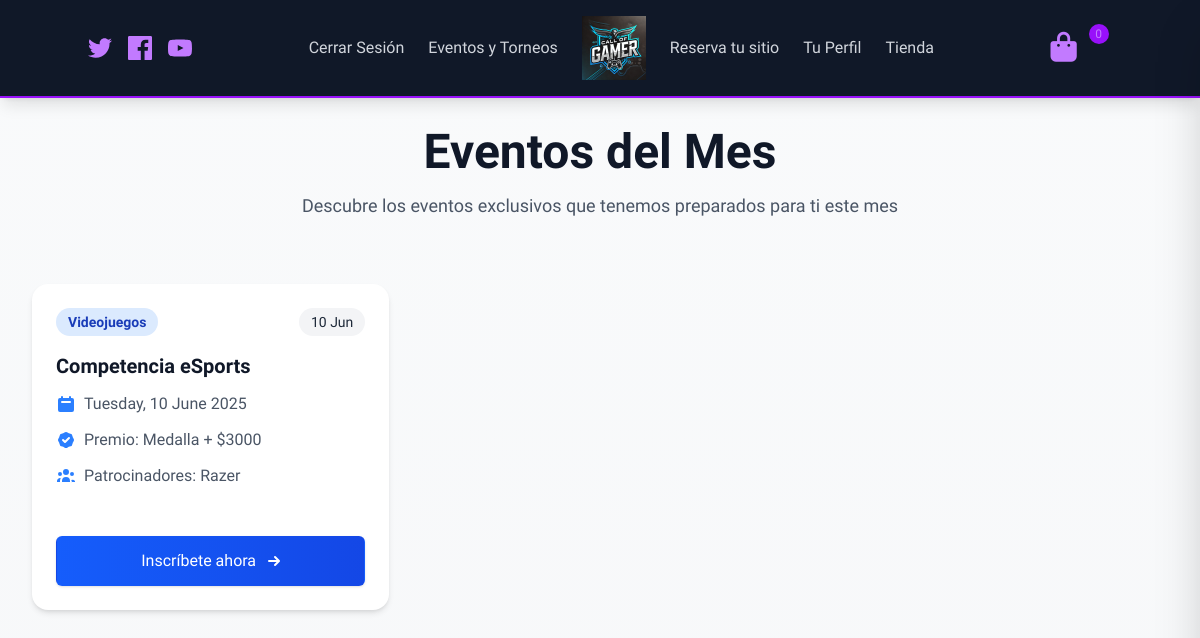
Screenshot of /Controlador/index.php?action=eventosUsuario (signed in) with the database file from the repository.
### tables this page shows
CREATE TABLE `evento` (
  `id_evento` int(11) NOT NULL,
  `nombre_evento` varchar(100) NOT NULL,
  `tipo_evento` varchar(50) NOT NULL,
  `fecha_evento` date NOT NULL,
  `premio` varchar(100) DEFAULT NULL,
  `patrocinadores` varchar(255) DEFAULT NULL
);

### Controlador/index.php (called while the page is built, shortened)
<?php
    function eventosUsuario() {
        require_once("../Modelos/evento.php");
        $mesActual = isset($_POST['mes']) ? $_POST['mes'] : date("m");
        $anioActual = isset($_POST['anio']) ? $_POST['anio'] : date("Y");
        $evento = new Evento();
        $eventos = $evento->obtenerEventosPorMes($anioActual, $mesActual);
        require_once("../vistas/cabeza.php");
        require_once("../vistas/eventosUsuarios.php");
    }
    if (isset($_REQUEST["action"])) {
        $action = strtolower($_REQUEST["action"]);
            $action();
    } else {
        inicio();
    }
?>

### Modelos/class.bd.php (called while the page is built, shortened)
<?php
class bd {
    public function __construct() {
        $this->conn=new mysqli("localhost",'root','' ,"tfg_pablo");
    }
    public function __get($nom){
        return $this->$nom;
    }
}
?>

### Modelos/evento.php (called while the page is built, shortened)
<?php
require_once("class.bd.php");
class Evento {
    public $conn;
    public function __construct() {
        $this->conn = new bd();
    }
    public function obtenerEventosPorMes($anio, $mes) {
        $fechaInicio = "$anio-$mes-01";
        $fechaFin = date("Y-m-t", strtotime($fechaInicio));
        $sentencia = "SELECT * FROM evento WHERE fecha_evento BETWEEN '$fechaInicio' AND '$fechaFin' ORDER BY fecha_evento";
        $consulta = $this->conn->__get("conn")->query($sentencia);
        $eventos = [];
        while ($fila = $consulta->fetch_assoc()) {
            $eventos[] = $fila;
        }
        return $eventos;
    }
}
?>

### Vistas/eventosUsuarios.php (the view, shortened to what this page needs)
<main class="min-h-screen bg-gradient-to-b from-gray-50 to-gray-100">
    <section class=" pt-32 pb-20 px-4 sm:px-6 lg:px-8">
        <div class="max-w-7xl mx-auto">
            <div class="text-center mb-16">
                <h1 class="text-4xl md:text-5xl font-extrabold text-gray-900 mb-4">Eventos del Mes</h1>
                <p class="text-lg text-gray-600 max-w-3xl mx-auto">Descubre los eventos exclusivos que tenemos preparados para ti este mes</p>
            </div>
            <?php if (empty($eventos)): ?>
                <div class="bg-white rounded-2xl shadow-sm p-8 text-center col-span-full">
                    <svg class="mx-auto h-16 w-16 text-gray-400" fill="none" viewBox="0 0 24 24" stroke="currentColor">
                        <path stroke-linecap="round" stroke-linejoin="round" stroke-width="1.5" d="M8 7V3m8 4V3m-9 8h10M5 21h14a2 2 0 002-2V7a2 2 0 00-2-2H5a2 2 0 00-2 2v12a2 2 0 002 2z" />
                    </svg>
                    <h3 class="mt-4 text-xl font-medium text-gray-900">No hay eventos programados</h3>
                    <p class="mt-2 text-gray-500">Revisa más tarde o contáctanos para más información.</p>
                    <div class="mt-6">
                        <a href="#" class="inline-flex items-center px-4 py-2 border border-transparent rounded-md shadow-sm text-sm font-medium text-white bg-blue-600 hover:bg-blue-700 focus:outline-none focus:ring-2 focus:ring-offset-2 focus:ring-blue-500">
                            <svg class="-ml-1 mr-2 h-5 w-5" xmlns="http://www.w3.org/2000/svg" viewBox="0 0 20 20" fill="currentColor">
                                <path fill-rule="evenodd" d="M18 10a8 8 0 11-16 0 8 8 0 0116 0zm-7-4a1 1 0 11-2 0 1 1 0 012 0zM9 9a1 1 0 000 2v3a1 1 0 001 1h1a1 1 0 100-2h-1V9z" clip-rule="evenodd" />
                            </svg>
                            Contactar
                        </a>
                    </div>
                </div>
            <?php else: ?>
                <div class="grid grid-cols-1 sm:grid-cols-2 lg:grid-cols-3 gap-8">
                    <?php foreach ($eventos as $evento): ?>
                        <div class="bg-white rounded-2xl shadow-md overflow-hidden hover:shadow-xl transition-shadow duration-300 flex flex-col h-full">
                            <div class="p-6 flex-grow">
                                <div class="flex justify-between items-start mb-4">
                                    <span class="inline-flex items-center px-3 py-1 rounded-full text-sm font-semibold bg-blue-100 text-blue-800">
                                        <?php echo htmlspecialchars($evento['tipo_evento']); ?>
                                    </span>
                                    <span class="inline-flex items-center px-3 py-1 rounded-full text-sm font-medium bg-gray-100 text-gray-800">
                                        <?php echo date("d M", strtotime($evento['fecha_evento'])); ?>
                                    </span>
                                </div>
                                <h3 class="text-xl font-bold text-gray-900 mb-3"><?php echo htmlspecialchars($evento['nombre_evento']); ?></h3>
                                <div class="space-y-3 text-gray-600 mb-6">
                                    <div class="flex items-start">
                                        <span class="ml-2">
                                            <?php echo date("l, d F Y", strtotime($evento['fecha_evento'])); ?>
                                        </span>
                                    </div>
                                    <?php if (!empty($evento['premio'])): ?>
                                    <div class="flex items-start">
                                        <span class="ml-2">
                                            <span class="font-medium">Premio:</span> <?php echo htmlspecialchars($evento['premio']); ?>
                                        </span>
                                    </div>
                                    <?php endif; ?>
                                    <?php if (!empty($evento['patrocinadores'])): ?>
                                    <div class="flex items-start">
                                        <span class="ml-2">
                                            <span class="font-medium">Patrocinadores:</span> <?php echo htmlspecialchars($evento['patrocinadores']); ?>
                                        </span>
                                    </div>
                                    <?php endif; ?>
                                </div>
                            </div>
                            <div class="px-6 pb-6">
                                <a href="index.php?action=inscribir&id_evento=<?php echo $evento['id_evento']; ?>" class="w-full flex items-center justify-center px-6 py-3 border border-transparent rounded-md shadow-sm text-base font-medium text-white bg-gradient-to-r from-blue-600 to-blue-700 hover:from-blue-700 hover:to-blue-800 focus:outline-none focus:ring-2 focus:ring-offset-2 focus:ring-blue-500 transition-all duration-300">
                                    Inscríbete ahora
                                    <svg class="ml-2 -mr-1 h-5 w-5" xmlns="http://www.w3.org/2000/svg" viewBox="0 0 20 20" fill="currentColor">
                                        <path fill-rule="evenodd" d="M10.293 5.293a1 1 0 011.414 0l4 4a1 1 0 010 1.414l-4 4a1 1 0 01-1.414-1.414L12.586 11H5a1 1 0 110-2h7.586l-2.293-2.293a1 1 0 010-1.414z" clip-rule="evenodd" />
                                    </svg>
                                </a>
                            </div>
                        </div>
                    <?php endforeach; ?>
                </div>
            <?php endif; ?>
        </div>
    </section>
</main>

### style.css (style rules this page uses)
* { font-family: "Exo 2"; }

### rows the page displays
evento: tipo_evento "Videojuegos", fecha_evento "10 Jun", nombre_evento "Competencia eSports", fecha_evento "Tuesday, 10 June 2025", premio "Medalla + $3000", patrocinadores "Razer"
